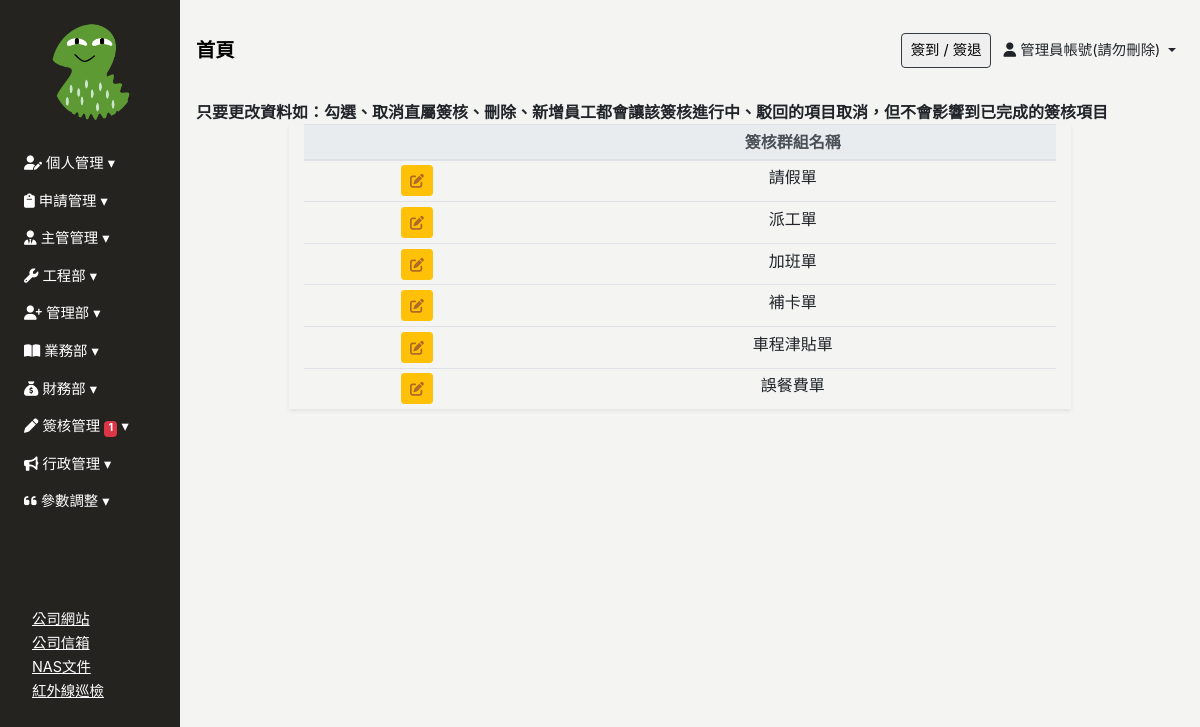
The app's page /approval_group (signed in) with its own data.
### Backend/models.py (models this page shows, shortened)
class ModifiedModel(models.Model):
    modified_by = models.ForeignKey("Employee", on_delete=models.SET_NULL, null=True, blank=True)
    created_date = models.DateField(default=timezone.now,verbose_name='建立日期')
    update_date = models.DateField(auto_now=True, verbose_name='更新日期')
    class Meta:
        abstract = True

class Employee(ModifiedModel):
    GENDER_CHOICES = [
        ('M', '男'),
        ('F', '女'),
    ]
    BLOOD_TYPE_CHOICES = [
        ('A', 'A型'),
        ('B', 'B型'),
        ('AB','AB型'),
        ('O', 'O型'),
    ]
    MARITAL_STATUS_CHOICES = [
        ('M', '已婚'),
        ('S', '未婚'),
        ('D', '離異'),
    ]
    MILITARY_STATUS_CHOICES = [
        ('M', '義務役'),
        ('E', '免服役'),
        ('A', '替代役'),
    ]
    user = models.OneToOneField(User, null=True, blank=True, on_delete=models.CASCADE)
    profile_image = models.ImageField(upload_to='employee_profile/', blank=True, null=True, default='employee_profile/default_profile.png', verbose_name='員工照片')
    location_city = models.CharField(max_length=4, choices=LOCATION_CHOICES, null=True, blank=True, verbose_name='居住城市(用於計算)')
    uploaded_files = models.ManyToManyField(UploadedFile,blank=True,  related_name="userfile")
    annualleaves = models.ManyToManyField(AnnualLeave,blank=True,  related_name="AnnualLeave_user")
    full_name = models.CharField(max_length=30, null=True, blank=True, verbose_name='員工名稱')
    employee_id	 = models.CharField(max_length=30, blank=True,verbose_name='員工編號')
    departments = models.ForeignKey('Department', on_delete=models.SET_NULL, blank=True, null=True, related_name='employees', verbose_name='部門名稱')# 你可以通过department.employees.all()访问一个部门的所有员工。
    position = models.CharField(max_length=30, null=True, blank=True, verbose_name='職稱')
    phone_number = models.CharField(max_length=20, null=True, blank=True,verbose_name='手機號碼')
    contact_number = models.CharField(max_length=20, null=True, blank=True,verbose_name='聯絡電話(報價單顯示)')
    start_work_date = models.DateField(null=True, blank=True, verbose_name='到職日期')
    id_number = models.CharField(max_length=20, null=True, blank=True, verbose_name='身份證字號')
    birthday = models.DateField(null=True, blank=True, verbose_name='出生日期')
    gender = models.CharField(max_length=1, choices=GENDER_CHOICES, null=True, blank=True, verbose_name='性別')
    blood_type = models.CharField(max_length=2, choices=BLOOD_TYPE_CHOICES, null=True, blank=True, verbose_name='血型')
    birth_place = models.CharField(max_length=100, null=True, blank=True, verbose_name='出生地')
    marital_status = models.CharField(max_length=1, choices=MARITAL_STATUS_CHOICES, null=True, blank=True, verbose_name='婚姻狀況')
    military_status = models.CharField(max_length=1, choices=MILITARY_STATUS_CHOICES, null=True, blank=True, verbose_name='兵役狀況')
    permanent_address = models.CharField(max_length=50, null=True, blank=True, verbose_name='戶籍地址')
    current_address_city = models.CharField(max_length=50, null=True, blank=True, verbose_name='現居地址縣市')
    current_address = models.CharField(max_length=50, null=True, blank=True, verbose_name='現居地址')
    location = models.CharField(max_length=50, null=True, blank=True, verbose_name='所在地')
    company_email = models.EmailField(null=True, blank=True, verbose_name='公司E_Mail')
    personal_email = models.EmailField(null=True, blank=True, verbose_name='個人E_Mail(報價單顯示)')
    emergency_contact = models.CharField(max_length=50, null=True, blank=True, verbose_name='緊急聯絡人1')
    emergency_contact_relations = models.CharField(max_length=50, null=True, blank=True, verbose_name='關係1')
    emergency_contact_phone = models.CharField(max_length=20, null=True, blank=True, verbose_name='聯絡人電話1')
    default_salary = models.PositiveIntegerField(default=26000, null=True, blank=True, verbose_name="基本薪資")
    job_addition = models.PositiveIntegerField(default=0, null=True, blank=True, verbose_name="職務加給")
    phone_addition = models.PositiveIntegerField(default=0, null=True, blank=True, verbose_name="手機加給")
    certificates_addition = models.PositiveIntegerField(default=0, null=True, blank=True, verbose_name="證照加給")
    labor_protection = models.PositiveIntegerField(default=0, null=True, blank=True, verbose_name="勞保級距")
    health_insurance = models.PositiveIntegerField(default=0, null=True, blank=True, verbose_name="健保級距")
    labor_pension_moeny = models.PositiveIntegerField(default=6, null=True, blank=True, verbose_name="勞退級距")
    labor_pension = models.PositiveIntegerField(default=6, null=True, blank=True, verbose_name="勞退比例(%)")
    class Meta:
        verbose_name = "員工"   # 單數
        verbose_name_plural = verbose_name   #複數
    @classmethod
    def active_users(cls):
        return cls.objects.filter(user__is_active=True) .exclude(user__username="admin")
    def __str__(self):
        return f"{self.full_name}"

class Approval_Target(models.Model):
    STATUS_CHOICES = [
        ('Project_Employee_Assign', '派工單'),
        ('Leave_Application', '請假單'),
        ('Work_Overtime_Application', '加班單'), #這個value會對應下面的value
        ('Clock_Correction_Application', '補卡單'),
        ('Travel_Application', '車程津貼單'),
        ('Miss_Food_Application', '誤餐費單'),
    ]
    name =models.CharField(max_length=30,verbose_name="表單名稱",choices=STATUS_CHOICES)
    approval_order = models.JSONField(null=True, verbose_name="員工簽核順序")#儲存員工ID、各自主管(X)
    class Meta:
        verbose_name = '簽核流程管理'
        verbose_name_plural = verbose_name
    def employeeid_to_employee(self):
        employee_array = []
        for approval_order_id in self.approval_order:
            if approval_order_id !="x":
                employee = Employee.objects.get(id=approval_order_id)
                employee_array.append(employee)
        return employee_array

### Frontend/views.py (the view)
# urls.py: path('approval_group', login_required(views.Approval_Group.as_view()), name="Approval_Group"),
class Approval_Group(UserPassesTestMixin,ListView):
    model = Approval_Target
    template_name = 'approval_group/approval_group.html'
    context_object_name = 'approval_group'
    def test_func(self):
        return Check_Permissions(self.request.user,"簽核流程管理")
    def get_context_data(self, **kwargs):
        context = super().get_context_data(**kwargs)
        context["employees"] = Employee.active_users()
        return context

### Frontend/templates/approval_group/approval_group.html (shortened to what this page needs)
{% extends 'base/base_dashboard.html' %}
{% block import %}
{% load static%}
<link rel="stylesheet" href="{% static 'css/approval_group/approval_group.css' %}">
{% endblock %}
{% block main %}
<div class="main px-3">
    <strong>只要更改資料如：勾選、取消直屬簽核、刪除、新增員工都會讓該簽核進行中、駁回的項目取消，但不會影響到已完成的簽核項目</strong>
    <div class="approval_group_table container">
        <div class="col-12 col-md-10 mx-auto shadow-sm table-responsive-lg">
            <table class="table table-sm table-hover text-center">
                <thead class="thead-light">
                    <tr class="text-nowrap">
                        <th></th>
                        <th>簽核群組名稱</th>
                    </tr>
                </thead>
                <tbody>
                    {% for a in approval_group %}
                    <tr>
                        <td>
                            <a onclick="sendApprovalGroup('{{a.id}}')" type="button" data-url="approval_group" data-id="{{ a.id }}"
                                class="btn btn-sm btn-warning " data-toggle="modal"
                             ><i class="fas fa-edit"></i></a>
                        </td>
                        <td data-toggle="collapse" data-target="#sub-row-{{ a.id }}">
                            {{ a.get_name_display }}
                        </td>
                    </tr>
                    {% endfor %}
                </tbody>
            </table>
        </div>
    </div>
</div>
{% endblock %}

### Frontend/templates/base/sidebar.html (shortened to what this page needs)
{% load tz %}
{% load custom_tags %}
{% load static%}
<div class="sidebar pl-2 collapse width show" id="sidebarCollapse">
    <div class="sidebar-img w-50 mx-auto pt-4">
        <img src="{{ request.user.employee.profile_image.url }}" class="img-fluid" style="border-radius: 50%;object-fit: cover;" >
    </div>
    <ul class="nav flex-column mt-4" id="sidebarMenu">
        <li class="nav-item">
            <a class="nav-link collapsed" href="#" data-target="#calendarCollapse" data-toggle="collapse">
                <i class="fa-solid fa-user-pen" style="color: #ffffff;"></i> 個人管理
            </a>
        </li>
        <li class="nav-item">
            <a class="nav-link collapsed" href="#" data-target="#applicationCollapse" data-toggle="collapse">
                <i class="fa-solid fa-clipboard" style="color: #ffffff;"></i> 申請管理
            </a>
        </li>
        {% if user|in_group_T_or_F:"主管" or pass_test_func %}
        <li class="nav-item">
            <a class="nav-link collapsed" href="#" data-target="#directorCollapse" data-toggle="collapse"
                aria-expanded="false" aria-controls="directorCollapse">
                <i class="fa-solid fa-user-tie" style="color: #ffffff;"></i> 主管管理
            </a>
        </li>
        {% endif %}
        {% if user|in_group_T_or_F:"工程" or pass_test_func %}
        <li class="nav-item">
            <a class="nav-link collapsed" href="#" data-target="#engineerCollapse" data-toggle="collapse"
                aria-expanded="false" aria-controls="engineerCollapse">
                <i class="fa-solid fa-wrench" style="color: #ffffff;"></i> 工程部
            </a>
        </li>
        {% endif %}
        {% if user|in_group_T_or_F:"簽核流程管理" or user|in_group_T_or_F:"管理部" or user|in_group_T_or_F:"員工出勤" or pass_test_func %}
        <li class="nav-item">
            <a class="nav-link collapsed" href="#" data-target="#personnelCollapse" data-toggle="collapse"
                aria-expanded="false" aria-controls="personnelCollapse">
                <i class="fa-solid fa-user-plus" style="color: #ffffff;"></i> 管理部
            </a>
        </li>
        {% endif %}
        {% if user|in_group_T_or_F:"業務" or pass_test_func %}
        <li class="nav-item">
            <a class="nav-link collapsed" href="#" data-target="#salesCollapse" data-toggle="collapse"
                aria-expanded="false" aria-controls="salesCollapse">
                <i class="fa-solid fa-book-open" style="color: #ffffff;"></i> 業務部
            </a>
        </li>
        {% endif %}
        {% if user|in_group_T_or_F:"財務部" or pass_test_func %}
        <li class="nav-item">
            <a class="nav-link collapsed" href="#financialCollapse" data-toggle="collapse" aria-expanded="false"
                aria-controls="financialCollapse">
                <i class="fa-solid fa-sack-dollar" style="color: #ffffff;"></i> 財務部
            </a>
        </li>
        {% endif %}
        <li class="nav-item">
            <a class="nav-link collapsed" href="#approvalCollapse" data-toggle="collapse" aria-expanded="false"
                aria-controls="approvalCollapse">
                <i class="fa-solid fa-pen" style="color: #ffffff;"></i> 簽核管理
                {% if approval_count > 0 %}
                <span class="badge badge-danger">{{ approval_count }}</span>
                {% endif %}
            </a>
        </li>
        {% if user|in_group_T_or_F:"公告" or pass_test_func %}
        <li class="nav-item">
            <a class="nav-link collapsed" href="#newsCollapse" data-toggle="collapse" aria-expanded="false"
                aria-controls="newsCollapse">
                <i class="fa-solid fa-bullhorn" style="color: #ffffff;"></i> 行政管理
            </a>
        </li>
        {% endif %}
        {% if pass_test_func or  user|in_group_T_or_F:"參數管理"  %}
        <li class="nav-item">
            <a class="nav-link collapsed" href="#OP" data-toggle="collapse" aria-expanded="false" aria-controls="OP">
                <i class="fa-solid fa-quote-left" style="color: #ffffff;"></i> 參數調整
            </a>
        </li>
        {% endif %}
        <li class="nav-item" style="margin-top: 50%;">
            <ul class="nav flex-column ml-4">
                <li>
                    <a href="https://web.hocom.tw/h/index?key=aqurz" type="button" style="text-decoration: underline;">公司網站</a>
                </li>
                <li>
                    <a href="http://211.75.230.86/webmail-cgi/XwebMail?_task=login&_remove=1" type="button" style="text-decoration: underline;">公司信箱</a>
                </li>
                <li>
                    <a href="https://211.75.230.87:5001/#/signin" type="button" style="text-decoration: underline;">NAS文件</a>
                </li>
                <li>
                    <a href="https://www.wgi.tw:5557/logout" type="button" style="text-decoration: underline;">紅外線巡檢</a>
                </li>
            </ul>
        </li>
    </ul>
</div>

### Frontend/templates/base/header.html (shortened to what this page needs)
<header class="d-flex justify-content-between align-items-center px-3">
    <div>
        <a href="{% url 'index' %}" style="color: #000; text-decoration: none;">
            <span class="font-weight-bold" style="font-size: clamp(1rem, 2vw, 1.2rem);">
                首頁
            </span>
        </a>
    </div>
    <div>
        <button type="button" class="display-none border border-dark rounded mr-2" data-toggle="modal" data-target="#clock-inout" @click="catchDateTime">
            簽到 / 簽退
        </button>
        <span class="display-none dropdown-toggle mr-2 employee_full_name" data-toggle="dropdown">
            <i class="fa-solid fa-user"></i> {{ request.user.employee.full_name }}
        </span>
    </div>
</header>
{% load static %}

### records on screen
Approval_Target: name "請假單"
Approval_Target: name "派工單"
Approval_Target: name "加班單"
Approval_Target: name "補卡單"
Approval_Target: name "車程津貼單"
Approval_Target: name "誤餐費單"

### other values on screen
{{ approval_count }} "1"
{{ request.user.employee.full_name }} "管理員帳號(請勿刪除)"
